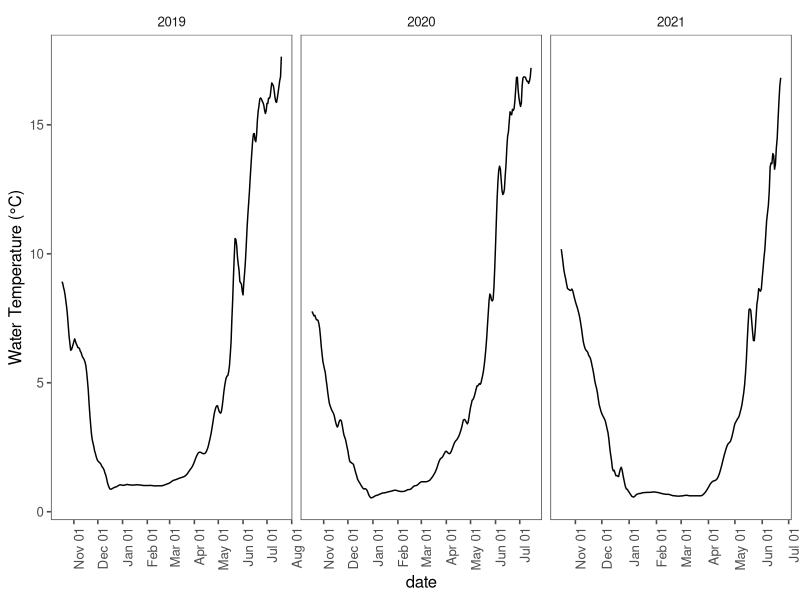

R code for this plot: (Note: this script raises an error after producing the figure.)
#### CLEAR THE ENVIRONMENT FIRST ---------------------------------------------

rm(list = ls(all.names = TRUE))


#### LOAD PACKAGES -----------------------------------------------------------

library(tidyverse)
library(ggplot2)
library(lubridate)
library(ggthemes)
library(data.table)
library(readxl)
library(gridExtra)
library(grid)
library(cowplot)


#### LOAD TEMPERATURE DATA -----------------------------------------------------------------------

temp.1 <- read_excel("data/lake-konnevesi-albula/lake-konnevesi-temperature.xlsx", sheet = "2019") %>% filter(depth_m == 4.5, !is.na(temp_c))
temp.2 <- read_excel("data/lake-konnevesi-albula/lake-konnevesi-temperature.xlsx", sheet = "2020") %>% filter(depth_m == 4.5, !is.na(temp_c))
temp.3 <- read_excel("data/lake-konnevesi-albula/lake-konnevesi-temperature.xlsx", sheet = "2021") %>% filter(depth_m == 4.5, !is.na(temp_c))

temp.all <- bind_rows(temp.1, temp.2, temp.3) %>% 
  mutate(yday = yday(date))
rm(temp.1, temp.2, temp.3)

## Calculate a 5-day center moving average to smooth temperature curve
## Smoothing prevents issues below trying to find the start and stop from large daily temp deviations
temp.all.ma <- temp.all %>% group_by(year) %>% 
  mutate(temp.ma_c = frollmean(temp_c, n = 5, align = "center")) %>% 
  filter(!is.na(temp.ma_c))

## 
ggplot(temp.all.ma, aes(x = date, y = temp.ma_c)) + 
  geom_line() + theme_few() + 
  ylab('Water Temperature (°C)') + 
  scale_x_datetime(date_breaks = "1 month", date_labels =  "%b %d") + 
  theme(axis.text.x = element_text(angle = 90, hjust = 1))  + 
  facet_wrap(~year, scales = "free_x")


#### CALCULATE MEAN SPAWNING DATE ----------------------------------------------------------------

spawn.start <- read_excel("data/lake-konnevesi-albula/lake-konnevesi-spawning-albula.xlsx", sheet = "lake-konnevesi-spawning") %>%
  group_by(year) %>% 
  filter(row_number() == 1) %>% 
  select(year, start.date = date)
spawn.end <- read_excel("data/lake-konnevesi-albula/lake-konnevesi-spawning-albula.xlsx", sheet = "lake-konnevesi-spawning") %>%
  group_by(year) %>% 
  filter(row_number() == n()) %>% 
  select(year, end.date = date)
spawn <- left_join(spawn.start, spawn.end)


## Combine start and end dates; Filter to each day in spawning period
mu.spawn <- temp.all.ma %>% 
  left_join(spawn) %>% 
  group_by(year) %>% 
  filter(date >= start.date, date <= end.date) %>% 
  summarize(mu.spawn.date = mean(date))


#### CALCULATE MEAN HATCHING DATE ----------------------------------------------------------------

mu.hatch <- read_excel("data/lake-konnevesi-albula/lake-konnevesi-hatching-albula.xlsx", sheet = "lake-konnevesi-hatching") %>% 
  group_by(year) %>% 
  summarize(mu.hatch.date = as.Date(mean(date), format = "%Y-%m-%d"))


#### FILTER TEMP PROFILES BY SPAWNING AND HATCHING DATES -----------------------------------------

temp.inc <- temp.all.ma %>% left_join(mu.spawn) %>%
  left_join(mu.hatch) %>% 
  group_by(year) %>% 
  filter(date >= mu.spawn.date, date <= mu.hatch.date) %>% 
  select(-mu.spawn.date, -mu.hatch.date)

## Find ADD at hatch
temp.ADD <- temp.inc %>% group_by(year) %>% 
  mutate(ADD = cumsum(temp.ma_c)) %>% 
  filter(ADD == max(ADD)) %>% 
  select(date, year, temp.ma_c, ADD)


#### EUROPEAN WHITEFISH MODELS -------------------------------------------------------------------

## Polynomial: y = a + bx + cx^2
## Semilog: log10(y) = log10(a) + log10(b)x + log10(c)x^2
## Antilog: 10^(log(y))

## Luczynski and Kirklewska, 1984
model.LK <- read_excel("data/model-structural-parameters.xlsx", sheet = "coefficients") %>% 
  filter(lake == "Lake Kosno")
  #filter(lake == "Lake Constance", species == "lavaretus macrophthalmus")

## Take antilog from daily semilog output, accumulate across days
model.LK.perc <- temp.all.ma %>% left_join(mu.spawn) %>% 
  group_by(year) %>% 
  filter(date >= mu.spawn.date) %>% 
  mutate(perc.day = (10^(model.LK$a + model.LK$b * temp.ma_c + model.LK$c * temp.ma_c^2))*100,
         perc.cum = cumsum(perc.day)) %>% 
  filter(perc.cum <= 100) %>%
  mutate(ADD = cumsum(temp.ma_c))

model.LK.perc.max <- model.LK.perc %>% group_by(year) %>% 
  filter(perc.cum == max(perc.cum)) %>% 
  select(date, year, temp.ma_c, ADD) %>% 
  mutate(model = "LK")


## Stewart et al. 2021
model.konnevesi <- read_excel("data/model-structural-parameters.xlsx", sheet = "coefficients") %>% 
  filter(lake == "Lake Southern Konnevesi", species == "albula")

## Take antilog from daily semilog output, accumulate across days
model.ST.perc <- temp.all.ma %>% left_join(mu.spawn) %>% 
  group_by(year) %>% 
  filter(date >= mu.spawn.date) %>% 
  mutate(perc.day = (10^(model.konnevesi$a + model.konnevesi$b * temp.ma_c + model.konnevesi$c * temp.ma_c^2))*100,
         perc.cum = cumsum(perc.day),) %>% 
  filter(perc.cum <= 100) %>%
  mutate(ADD = cumsum(temp.ma_c))

model.ST.perc.max <- model.ST.perc %>% group_by(year) %>% 
  filter(perc.cum == max(perc.cum)) %>% 
  select(date, year, temp.ma_c, ADD) %>% 
  mutate(model = "ST")


#### COMBINE ALL MODEL HATCHING ESTIMATES --------------------------------------------------------

model.hatching.all <- temp.ADD %>% 
  mutate(model = "EP") %>% 
  bind_rows(., model.ST.perc.max, model.LK.perc.max) %>% 
  mutate(model = factor(model, ordered = TRUE, levels = c("EP", "ST", "LK")),
         yday = yday(date))

model.hatching.all.comp <- model.hatching.all %>% 
  group_by(model) %>% 
  summarize(mean.yday = mean(yday)) %>% 
  select(model, mean.yday) %>% 
  pivot_wider(names_from = model, values_from = mean.yday) %>% 
  mutate(diff = EP-ST)


temp.spawn.obs <- read_excel("data/lake-konnevesi-albula/lake-konnevesi-spawning-albula.xlsx", sheet = "lake-konnevesi-spawning") %>% 
  group_by(year) %>% 
  filter(row_number() == 1 | row_number() == n()) %>% 
  mutate(hatch.date = rep(c("start.spawn", "end.spawn"), each = 1)) %>% 
  select(-month, -day) %>% 
  pivot_wider(names_from = hatch.date, values_from = date) %>% 
  left_join(temp.all.ma) %>% 
  filter(date >= start.spawn, date <= end.spawn)

temp.hatch.obs <- read_excel("data/lake-konnevesi-albula/lake-konnevesi-hatching-albula.xlsx", sheet = "lake-konnevesi-hatching") %>% 
  group_by(year) %>% 
  filter(row_number() == 1 | row_number() == n()) %>% 
  mutate(hatch.date = rep(c("start.hatch", "end.hatch"), each = 1)) %>% 
  select(-month, -day) %>% 
  pivot_wider(names_from = hatch.date, values_from = date) %>% 
  left_join(temp.all.ma) %>% 
  filter(date >= start.hatch, date <= end.hatch)


#### VISUALIZATIONS ------------------------------------------------------------------------------

ggplot(temp.all.ma, aes(x = date, y = temp.ma_c)) + 
  geom_line(size = 0.8) +
  geom_point(data = data.frame(year = unique(temp.all.ma$year), 
                               date = temp.inc %>% group_by(year) %>% slice(1) %>% pull(date),
                               temp.ma_c = temp.inc %>% group_by(year) %>% slice(1) %>% pull(temp.ma_c)),
             shape = 4, size = 2, stroke = 2, color = "lightsalmon", show.legend = FALSE) +
  geom_line(data = temp.hatch.obs, color = "lightsalmon") +
  geom_point(data = filter(model.hatching.all, model != "EP"), aes(x = as.POSIXct(date), y = temp.ma_c, fill = model, shape = model), size = 3) +
  scale_shape_manual("", values = c(22, 23),
                     labels = c("Stewart et al., 2021  ", "Luczynski & Kirklewska, 1984")) +
  scale_fill_manual("", values = c("cornflowerblue", "forestgreen"),
                    labels = c("Stewart et al., 2021  ", "Luczynski & Kirklewska, 1984")) +
  scale_x_datetime(date_breaks = "1 month", date_labels =  "%b %d") + 
  labs(y = "Water Temperature (°C)") + 
  theme_few() + 
  theme(axis.text.x = element_text(angle = 45, hjust = 1),
        axis.text = element_text(size = 12),
        axis.title.y = element_text(size = 15),
        axis.title.x = element_blank(),
        legend.position = "top", 
        legend.text = element_text(size = 15),
        strip.text = element_text(size = 12),
        panel.spacing = unit(1, "lines")) + 
  facet_wrap(~year, scales = "free_x")

ggsave("figures/lake-konnevesi/lake-konnevesi-albula-model-comparison.png", height = 5.5, width = 9.5, dpi = 300)


plot.add <- ggplot(model.hatching.all, aes(x = factor(year), y = ADD, group = model)) +
  geom_point(aes(fill = model, shape = model), size = 3) + 
  scale_shape_manual("", values = c(21, 22, 23),
                     labels = c("Empirical Hatching  ", "Stewart et al., 2021  ", "Luczynski & Kirklewska, 1984")) +
  scale_fill_manual("", values = c("lightsalmon", "cornflowerblue", "forestgreen"),
                    labels = c("Empirical Hatching  ", "Stewart et al., 2021  ", "Luczynski & Kirklewska, 1984")) +
  labs(y = "Degree-days") +
  theme_few() + 
  theme(axis.text.x = element_text(angle = 45, hjust = 1),
        axis.text = element_text(size = 12),
        axis.title.y = element_text(size = 15),
        axis.title.x = element_blank(),
        legend.position = "top", 
        legend.text = element_text(size = 15),
        strip.text = element_text(size = 12),
        panel.spacing = unit(1, "lines"))

plot.date <- ggplot(model.hatching.all, aes(x = factor(year), y = yday, group = model)) +
  geom_point(aes(fill = model, shape = model), size = 3) + 
  scale_shape_manual("", values = c(21, 22, 23),
                     labels = c("Empirical Hatching  ", "Stewart et al., 2021  ", "Luczynski & Kirklewska, 1984")) +
  scale_fill_manual("", values = c("lightsalmon", "cornflowerblue", "forestgreen"),
                    labels = c("Empirical Hatching  ", "Stewart et al., 2021  ", "Luczynski & Kirklewska, 1984")) +
  labs(y = "Julian Date") +
  theme_few() + 
  theme(axis.text.x = element_text(angle = 45, hjust = 1),
        axis.text = element_text(size = 12),
        axis.title.y = element_text(size = 15),
        axis.title.x = element_blank(),
        legend.position = "top", 
        legend.text = element_text(size = 15),
        strip.text = element_text(size = 12),
        panel.spacing = unit(1, "lines"))

## Combine all figures
plot.all <- grid.arrange(
  arrangeGrob(get_legend(plot.add),
              nrow = 1,
              ncol = 1),
  arrangeGrob(
    arrangeGrob(plot.add + theme(legend.position = "none", axis.title.x = element_blank()),
                nrow = 1),
    arrangeGrob(plot.date + theme(legend.position = "none", axis.title.x = element_blank()), 
                nrow = 1),
    ncol = 2,
    widths = c(1, 1)
  ),
  heights = c(0.05, 1.0)
)

#ggsave("figures/lake-konnevesi/lake-konnevesi-model-comparison-point.png", plot = plot.all, width = 8, height = 5, dpi = 300)

